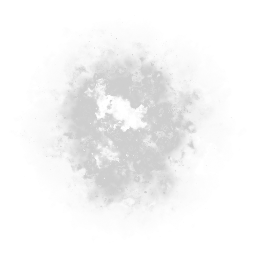
#> input picture tools/fontes/fire_01.png, 256 x 256 px
$ python -i ia_assets.py   (imports and definitions only)
#> lines starting #> are read from the running program, lines starting #| are printed output that depends on the picture
"""Assets a partir de imagens geradas no ia-orc (SDXL): a mesma linha do jardim do Pátio.

Cada asset tem uma imagem-base (o objeto inteiro, vista de cima, fundo branco) e os estados são feitos a partir dela,
para combinar: fogo animado, carvão, cacos com a textura do próprio objeto, rachaduras, gelo, água, ácido...
Estados que mudam a forma (porta aberta, estante tombada, vela apagada) podem ter imagem própria ("img" na receita).

Receitas em tools/ia_assets.json e tools/ia_receitas/*.json (um arquivo por grupo):
  { "<asset>": { "prompt": "...", "jobs": {"base": ["<job>", <índice>], "<extra>": [...]},
                 "estados": { "<estado>": ["efeito", {parâmetros}] ou {"img": "<extra>", "efeitos": [...]} } } }
O tamanho em quadrados vem do assets.json. Saída: assets/<asset>/<asset>_<estado>.webp (ou .webm no fogo animado),
e o "src" de cada estado é atualizado no assets.json (e no fragmento, se o asset vier de um).

Uso: python3 tools/ia_assets.py [asset ...] [--so-imagens]     (sem nomes: todos da receita)"""
import json, math, pathlib, random, subprocess, sys, tempfile, zlib
from PIL import Image, ImageChops, ImageDraw, ImageEnhance, ImageFilter, ImageOps

ROOT = pathlib.Path(__file__).resolve().parent.parent
FONTES = ROOT / "tools" / "fontes"
DOWN = pathlib.Path.home() / "Downloads" / "ia-orc"
S = 200  # pixels por quadrado
ESTILO = ("seen from directly above, top-down 2D fantasy battlemap asset, hand painted digital art like Forgotten Adventures, "
          "isolated on plain white background, centered, soft lighting")
NEGATIVO = "side view, front view, perspective, isometric, ground, floor, shadow on background, text, watermark, frame, multiple objects"


# ---------- base ----------

def sem_fundo(src, tol=38, come=11):
    """Tira o fundo claro ligado às bordas (flood fill) e recorta no conteúdo."""
#> called with src = 'fontes/fire_01.png', tol = 38, come = 11
    im = Image.open(src).convert("RGB")
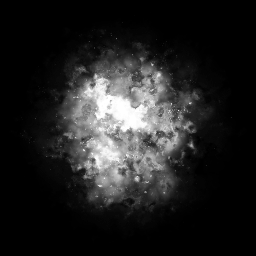
#> im: PIL image 256x256 RGB; min 0, max 255, mean 33.7
    w, h = im.size
#> w = 256; h = 256
    cantos = [im.getpixel(p) for p in [(2, 2), (w - 3, 2), (2, h - 3), (w - 3, h - 3)]]
#> cantos = [(0, 0, 0), (0, 0, 0), (0, 0, 0), (0, 0, 0)]
    if sum(min(c) > 200 for c in cantos) < 2:  # a imagem não tem fundo claro: o objeto ocupa tudo (tampo de mesa, piso)
        return im.convert("RGBA")
    marca = im.copy()
    for p in [(0, 0), (w - 1, 0), (0, h - 1), (w - 1, h - 1), (w // 2, 0), (w // 2, h - 1), (0, h // 2), (w - 1, h // 2)]:
        ImageDraw.floodfill(marca, p, (255, 0, 255), thresh=tol)
    r, g, b = marca.split()
    fundo = ImageChops.multiply(ImageChops.multiply(r.point(lambda v: 255 if v == 255 else 0), b.point(lambda v: 255 if v == 255 else 0)),
                                g.point(lambda v: 255 if v == 0 else 0))
    alpha = ImageOps.invert(fundo)
    # branco quase puro que o flood fill não alcança (dentro de alças, entre pernas de cadeira) também é fundo
    branco = im.convert("L").point(lambda v: 255 if v > 238 else 0)
    alpha = ImageChops.subtract(alpha, branco).filter(ImageFilter.MinFilter(come)).filter(ImageFilter.GaussianBlur(2))
    out = im.convert("RGBA")
    out.putalpha(alpha)
    return out.crop(alpha.point(lambda v: 255 if v > 30 else 0).getbbox())


# [17 lines left out: function encaixa, not called in this run]


def mascara(base, limite=200):
    return base.getchannel("A").point(lambda v: 255 if v > limite else 0)


# [241 lines left out: functions so_no_objeto, tinge, escurece, dessatura, sprite, pontos_no_objeto and 14 more, not called in this run]


def _job_png(job, i):
    return sorted((DOWN / job).glob("*.png"))[i]


def _caixa_obj(base):
    return mascara(base, 30).getbbox() or (0, 0) + base.size


# [319 lines left out: functions _so_borda, outra, cola, faixa_h, derrame, rasgo and 6 more, not called in this run]


def espelha(base, horizontal=True):
    return ImageOps.mirror(base) if horizontal else ImageOps.flip(base)


# ---------- pedra: paredes, portas, luzes ----------

# [13 lines left out: function _textura, not called in this run]


def textura(base, job, i, zoom=1.0, emenda=True):
    """Troca a imagem por uma textura que cobre o quadro inteiro (parede, muralha): emenda em qualquer direção."""
    return _textura(job, i, base.width, base.height, zoom, emenda)


# [132 lines left out: functions _sombra_de, _friso, porta, olhos, chamas_em, not called in this run]


def _zona(base, cx, cy, r):
    X0, Y0, X1, Y1 = _caixa_obj(base)
    return X0 + cx * (X1 - X0), Y0 + cy * (Y1 - Y0), r * min(X1 - X0, Y1 - Y0)


# [106 lines left out: functions brasas_em, balanca, entulho, remendo, zona_fogo, not called in this run]


_pontos_no_objeto_todo = pontos_no_objeto


# [683 lines left out: functions pontos_no_objeto, tira_claro, sobrepoe, apara, oval, tombado and 23 more, not called in this run]


# [4 lines not run here, left out]

>>> result = sem_fundo('fontes/fire_01.png')
